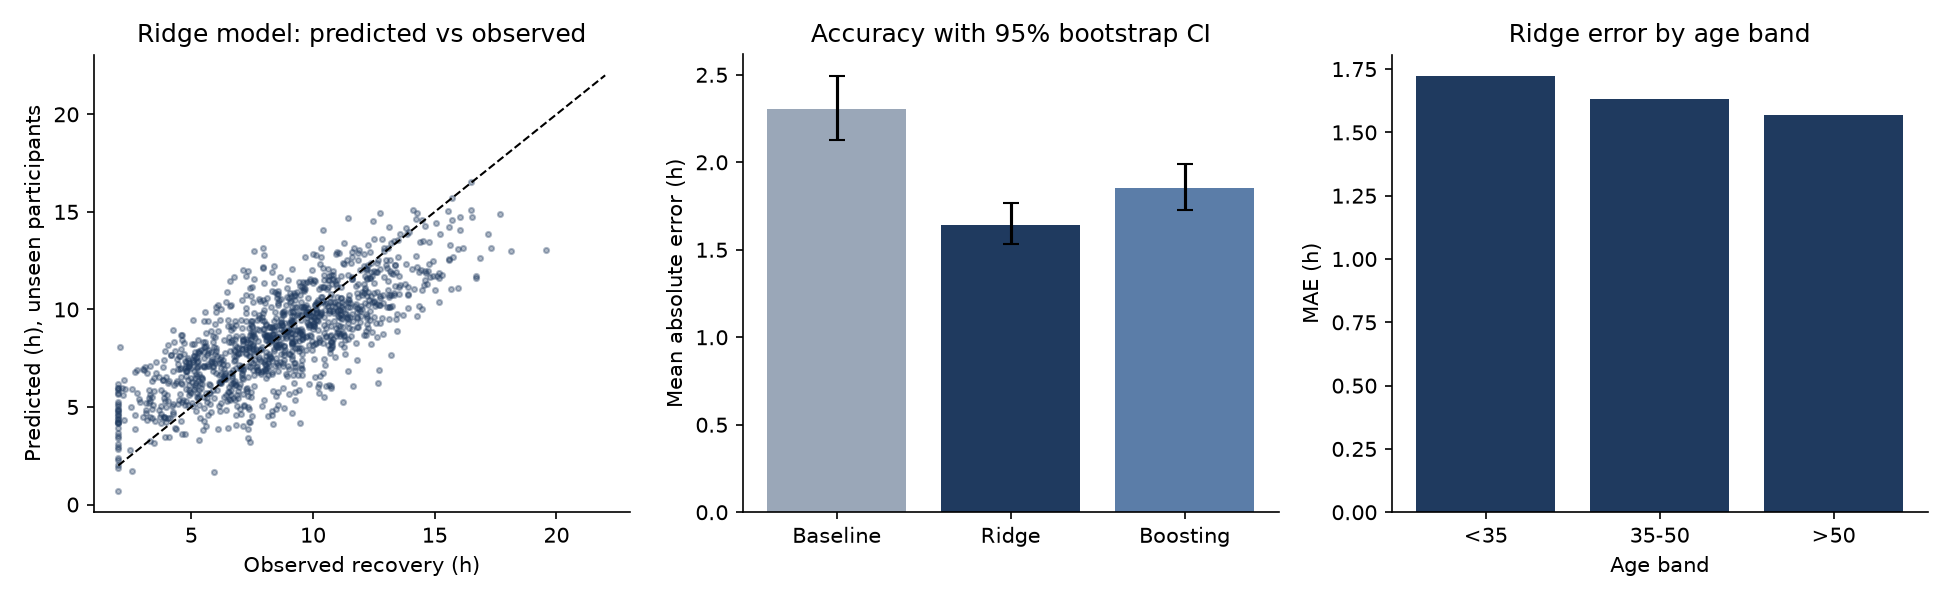

Reproduce this figure in Python.
"""
Worked example: estimating post-exercise recovery time from workout and person features.

ILLUSTRATIVE ONLY. The data are simulated (no real participants, no Garmin data or methods).
The point is the workflow a data scientist would follow: prepare data, build an interpretable
baseline, validate it on unseen participants, report accuracy with uncertainty, check subgroups,
and consider the cost of running it on a small device.
"""
import time
import numpy as np
import pandas as pd
import matplotlib
matplotlib.use("Agg")
import matplotlib.pyplot as plt
from sklearn.linear_model import LinearRegression, Ridge
from sklearn.ensemble import HistGradientBoostingRegressor
from sklearn.pipeline import make_pipeline
from sklearn.preprocessing import StandardScaler
from sklearn.model_selection import GroupKFold
from sklearn.metrics import mean_absolute_error, mean_squared_error, r2_score

rng = np.random.default_rng(42)

# ------------------------------------------------------------------ 1. simulate data
def simulate(n_participants=150):
    rows = []
    for pid in range(n_participants):
        age = rng.uniform(20, 65)
        vo2 = np.clip(rng.normal(48 - 0.25 * (age - 30), 7), 25, 70)
        u = rng.normal(0, 1.5)                       # person-specific offset (hours)
        for _ in range(rng.integers(6, 11)):         # 6-10 sessions per person
            dur = rng.uniform(20, 120)               # minutes
            inten = rng.uniform(0.55, 0.90)          # mean fraction of max heart rate
            prior7 = rng.lognormal(mean=3.0, sigma=0.4)  # training load, previous 7 days
            sleep = np.clip(rng.normal(7.0, 1.0), 4, 10)
            acute = dur / 60 * (inten / 0.7) ** 3    # saturating dose of the session
            true = (4 + 9 * (1 - np.exp(-acute / 2.0))
                    + 0.08 * (age - 35) - 0.12 * (vo2 - 45)
                    + 0.6 * (np.log(prior7) - 3.0) - 0.8 * (sleep - 7.0) + u)
            obs = max(2.0, true + rng.normal(0, 1.2 * (1 + 0.3 * acute / 3)))  # noisy measurement
            rows.append(dict(pid=pid, age=age, vo2max=vo2, duration_min=dur, intensity=inten,
                             prior7_load=prior7, sleep_h=sleep, recovery_h=obs))
    return pd.DataFrame(rows)

df = simulate()
# ------------------------------------------------------------------ 2. features
df["acute_load"] = df.duration_min / 60 * (df.intensity / 0.7) ** 3
df["log_acute"] = np.log1p(df.acute_load)
df["log_prior7"] = np.log(df.prior7_load)
RIDGE_FEATS = ["log_acute", "age", "vo2max", "log_prior7", "sleep_h"]
RAW_FEATS = ["duration_min", "intensity", "age", "vo2max", "prior7_load", "sleep_h"]
y = df.recovery_h.values
groups = df.pid.values

models = {
    "Baseline (duration x intensity)": (lambda: LinearRegression(), ["duration_min"], True),
    "Ridge (5 interpretable features)": (lambda: make_pipeline(StandardScaler(), Ridge(alpha=1.0)), RIDGE_FEATS, False),
    "Gradient boosting (6 raw features)": (lambda: HistGradientBoostingRegressor(max_iter=150, learning_rate=0.05, random_state=0), RAW_FEATS, False),
}

# ------------------------------------------------------------------ 3. validation on unseen people
gkf = GroupKFold(n_splits=5)
preds = {k: np.zeros(len(df)) for k in models}
intervals = {"lo": np.zeros(len(df)), "hi": np.zeros(len(df))}
for tr, te in gkf.split(df, y, groups):
    for name, (make, feats, baseline) in models.items():
        Xtr = df.iloc[tr][feats].copy(); Xte = df.iloc[te][feats].copy()
        if baseline:
            Xtr["x"] = df.iloc[tr].duration_min * df.iloc[tr].intensity
            Xte["x"] = df.iloc[te].duration_min * df.iloc[te].intensity
            Xtr, Xte = Xtr[["x"]], Xte[["x"]]
        m = make().fit(Xtr, y[tr])
        preds[name][te] = m.predict(Xte)
    # split-conformal 90% interval for the Ridge model, calibrated on held-out *participants* of the training set
    tr_pids = np.unique(groups[tr]); rng2 = np.random.default_rng(1); rng2.shuffle(tr_pids)
    cal_p = set(tr_pids[: int(0.2 * len(tr_pids))])
    cal = np.array([g in cal_p for g in groups[tr]])
    fit_idx, cal_idx = tr[~cal], tr[cal]
    mk = models["Ridge (5 interpretable features)"][0]()
    mk.fit(df.iloc[fit_idx][RIDGE_FEATS], y[fit_idx])
    q = np.quantile(np.abs(y[cal_idx] - mk.predict(df.iloc[cal_idx][RIDGE_FEATS])), 0.90)
    p = mk.predict(df.iloc[te][RIDGE_FEATS])
    intervals["lo"][te], intervals["hi"][te] = p - q, p + q

def boot_ci(err, groups, n=1000):
    """Bootstrap over participants, so the interval reflects between-person variation."""
    pids = np.unique(groups); out = []
    for _ in range(n):
        s = rng.choice(pids, len(pids), replace=True)
        out.append(np.mean(np.concatenate([err[groups == p] for p in s])))
    return np.percentile(out, [2.5, 97.5])

res = []
for name in models:
    e = np.abs(y - preds[name])
    lo, hi = boot_ci(e, groups)
    res.append(dict(model=name, MAE_h=e.mean(), MAE_lo=lo, MAE_hi=hi,
                    RMSE_h=np.sqrt(mean_squared_error(y, preds[name])), R2=r2_score(y, preds[name])))
res = pd.DataFrame(res)
print(res.round(2).to_string(index=False))

cover = np.mean((y >= intervals["lo"]) & (y <= intervals["hi"]))
width = np.mean(intervals["hi"] - intervals["lo"])
print(f"\nRidge 90% interval: coverage on unseen participants = {cover:.2f}, mean width = {width:.1f} h")

# ------------------------------------------------------------------ 4. subgroup check (Ridge)
df["pred"] = preds["Ridge (5 interpretable features)"]
df["err"] = df.pred - df.recovery_h
df["age_band"] = pd.cut(df.age, [0, 35, 50, 100], labels=["<35", "35-50", ">50"])
sub = df.groupby("age_band", observed=True).agg(n=("err", "size"), bias_h=("err", "mean"),
                                                  MAE_h=("err", lambda s: s.abs().mean()))
print("\nRidge error by age band (bias = mean predicted minus observed):\n", sub.round(2).to_string())

# ------------------------------------------------------------------ 5. cost on a small device
full = make_pipeline(StandardScaler(), Ridge(alpha=1.0)).fit(df[RIDGE_FEATS], y)
gbm = HistGradientBoostingRegressor(max_iter=150, learning_rate=0.05, random_state=0).fit(df[RAW_FEATS], y)
t0 = time.perf_counter(); [full.predict(df[RIDGE_FEATS].iloc[[i]]) for i in range(300)]; t_r = (time.perf_counter() - t0) / 300
t0 = time.perf_counter(); [gbm.predict(df[RAW_FEATS].iloc[[i]]) for i in range(300)]; t_g = (time.perf_counter() - t0) / 300
print(f"\nParameters: Ridge = {len(RIDGE_FEATS) + 1}; boosting = about {gbm.n_iter_ * 31} tree leaves")
print(f"Prediction time per call (Python, desktop; relative only): Ridge {t_r*1e3:.2f} ms, boosting {t_g*1e3:.2f} ms")
print("Ridge coefficients (standardised, hours per 1 SD):",
      dict(zip(RIDGE_FEATS, full[-1].coef_.round(2))))

# ------------------------------------------------------------------ 6. figure
fig, ax = plt.subplots(1, 3, figsize=(13, 4))
ax[0].scatter(y, df.pred, s=6, alpha=.35, color="#1F3A5F")
ax[0].plot([2, 22], [2, 22], "k--", lw=1); ax[0].set(xlabel="Observed recovery (h)", ylabel="Predicted (h), unseen participants", title="Ridge model: predicted vs observed")
x = np.arange(len(res)); lab = ["Baseline", "Ridge", "Boosting"]
ax[1].bar(x, res.MAE_h, yerr=[res.MAE_h - res.MAE_lo, res.MAE_hi - res.MAE_h], color=["#9AA7B8", "#1F3A5F", "#5B7DA8"], capsize=4)
ax[1].set_xticks(x, lab); ax[1].set(ylabel="Mean absolute error (h)", title="Accuracy with 95% bootstrap CI")
ax[2].bar(sub.index.astype(str), sub.MAE_h, color="#1F3A5F"); ax[2].set(xlabel="Age band", ylabel="MAE (h)", title="Ridge error by age band")
for a in ax: a.spines[["top", "right"]].set_visible(False)
plt.tight_layout(); plt.savefig("recovery_time_example.png", dpi=150)
